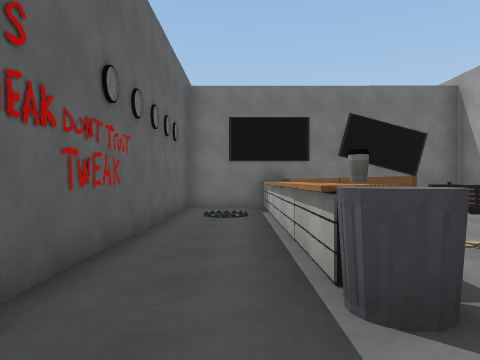
View 1 (above)

24 first-person views from a walk through a scene from a Unity 3-D project. The camera is 1.5 m above the floor, looks level and sees 70° across. Doors are open. The floor is counted in squares, 2 m on a side. Each view is taken from the middle of a square. On the plan, view 1 faces up. The plan holds only what a view shows up to about 11 squares ahead; the rest is blank. The place goes on beyond the plan. Some animated figures are left out. Some surface patterns are stand-ins.

View 2
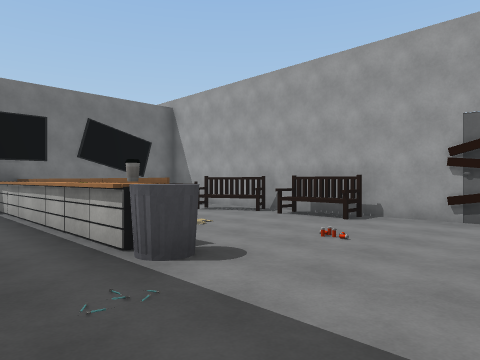

View 3
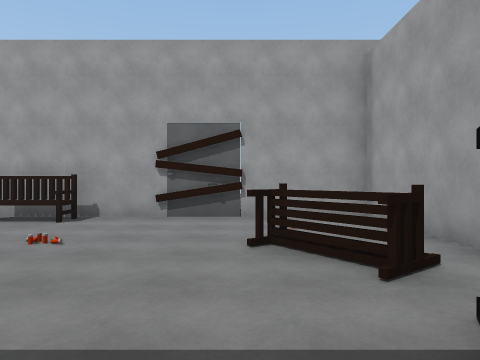

View 4
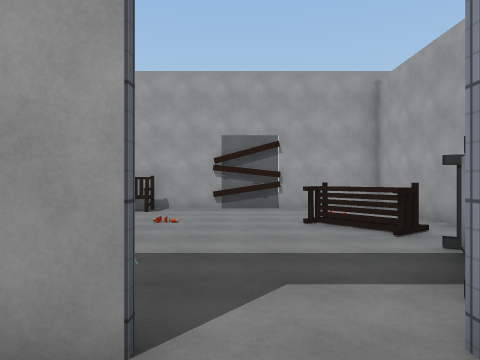

View 5
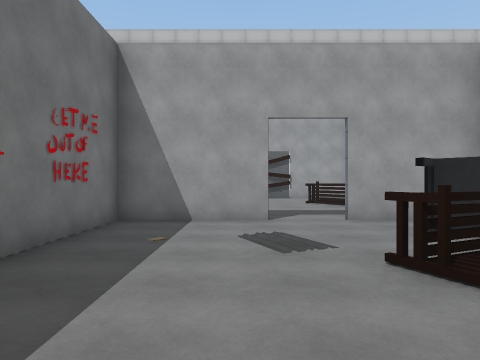

View 6
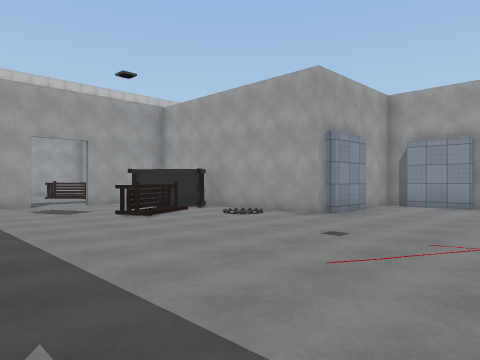

View 7
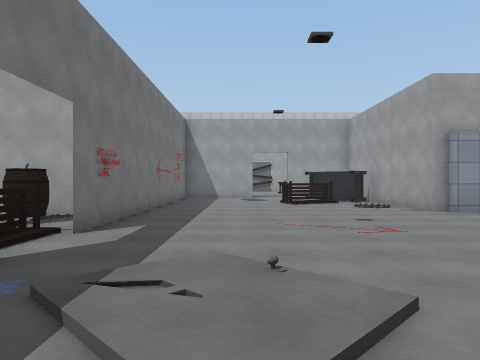

View 8
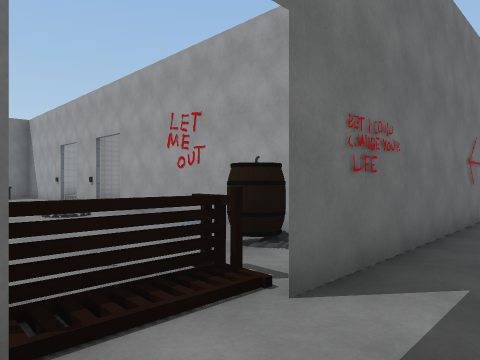

View 9
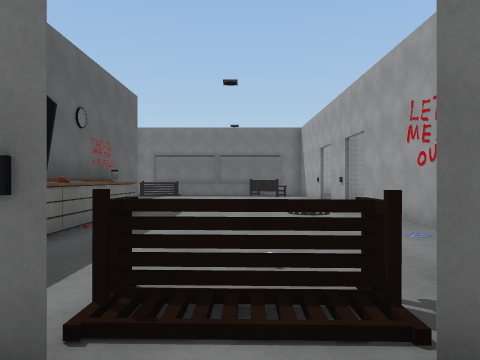

View 10
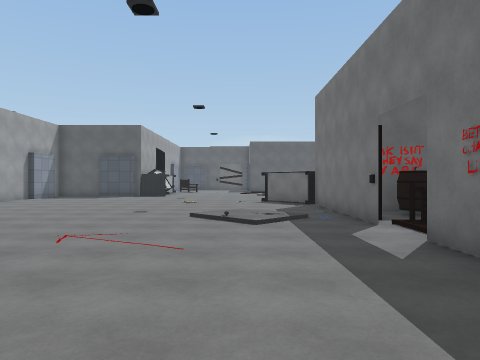

View 11
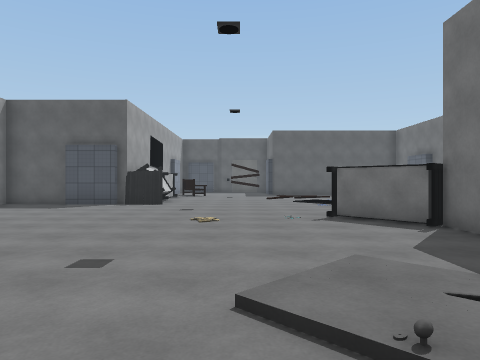

View 12
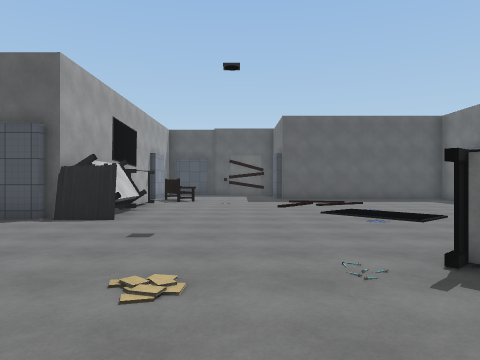

View 13
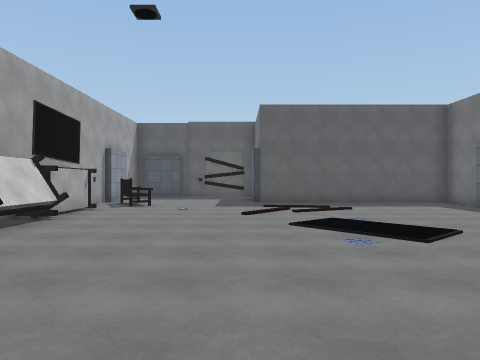

View 14
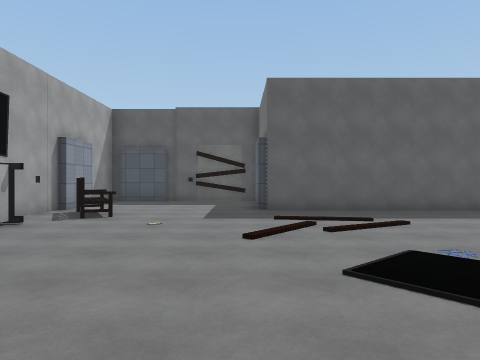

View 15
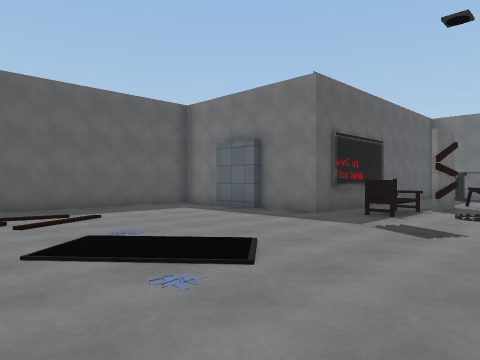

View 16
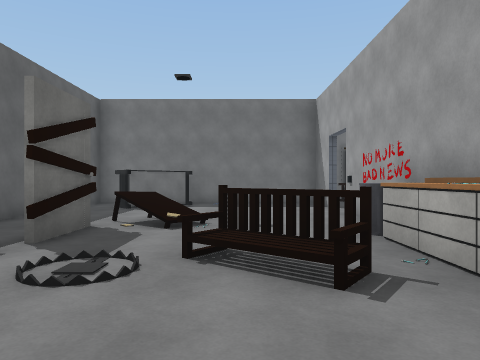

View 17
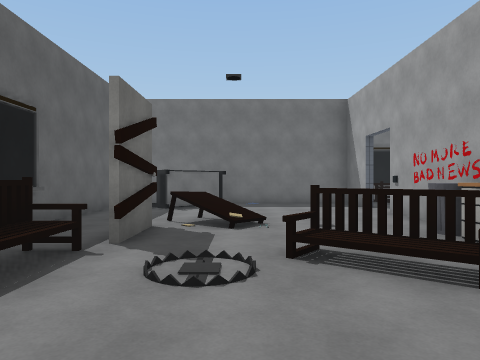

View 18
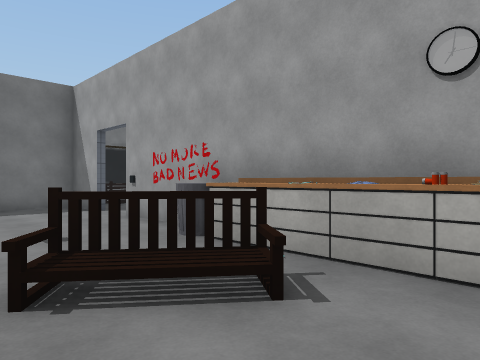

View 19
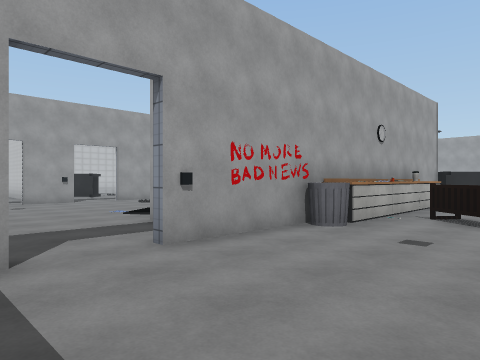

View 20
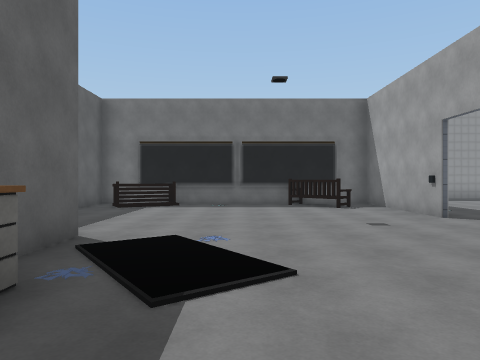

View 21
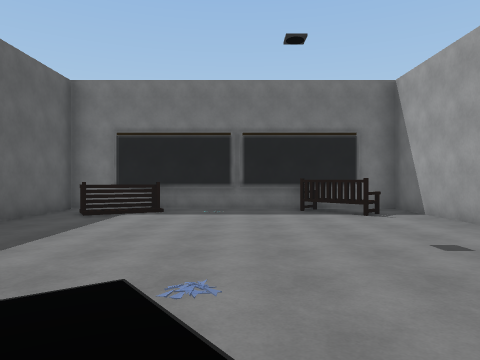

View 22
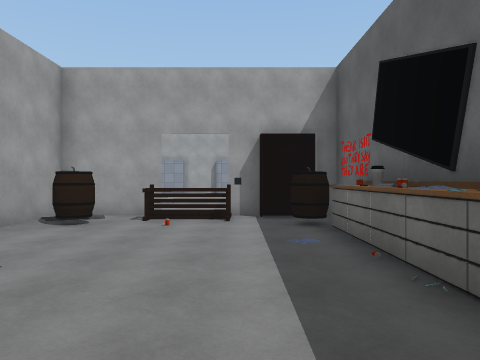

View 23
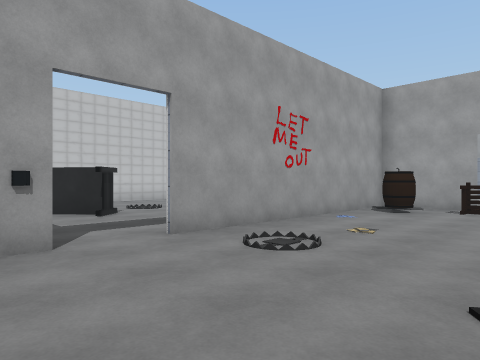

View 24
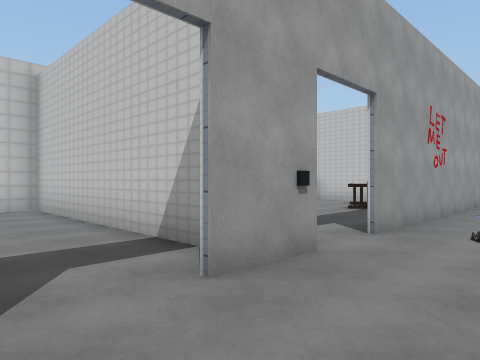

### Floor plan
Points are (right, up) in squares from view 1. A wall is a line through its corners. A room is listed if a view was taken in it or the views show most of it. See-through windows are left out.
Room 1 (views 1, 2, 3)
walls: (6, 0.4) (6, 9.4) (-1.5, 9.4) (-1.5, 2); (2.6, -3.6) (6, -3.6) (6, -1.4)
ways out: open door at (-2, -0.5) to room 2
objects: other object (-1, -3) to (0, -2); other object (1, 2); other object (1, 3); other object (1, 4); other object (1, 5); other object (1, 6); other object (1, 7); other object (1, 8); other object (1, 9); other object (2, -2) to (3, -1); other object (5, 3); other object (5, 5) to (5, 6); other object (5, 8) to (5, 9); other object (6, -1); other object (6, 0)
Room 2 (views 4, 5, 6, 7, 8, 9, 10, 11, 12, 13, 14, 15, 16, 17, 18, 19, 20, 21, 22, 23, 24)
walls: (-17.6, 3.9) (-17.6, 5); (-15.2, 4.5) (-15.2, 3.2); (-17.6, 7.5) (-17.6, 13.9); (-14.4, 3.3) (-17.5, 3.3); (-18.2, 9.4) (-18.2, 10.5); (-26.1, 7.7) (-27.7, 7.7); (-22.6, -3.7) (-22.6, -5.4); (-15.2, 12.6) (-15.2, 10.9); (-24.3, 11.9) (-24.3, 8.8); (-22.8, -5.4) (-22.8, -7.4); (-28, 7.9) (-29, 7.9); (-17.6, 15.2) (-17.6, 16.9) (-21.7, 16.9); (-29.4, 7.1) (-29.4, 1.6); (-30.1, 1.5) (-30.7, 1.5); (-8, -3.6) (-3.9, -3.6); (-10.1, -7.1) (-8.5, -7.1); (-8.1, -5.5) (-8.1, -3.9); (-29.6, -3.5) (-27.9, -3.5); (-23.6, 16.9) (-24.5, 16.9) (-24.5, 7.9) (-26.2, 7.9); (-9, 15.4) (-9, 18.8) (-17.4, 18.8) (-17.4, 16.1); (-31.1, -3.3) (-29.5, -3.3); (-7.9, -7.3) (-7.9, -5.9); (-10, 18.6) (-15, 18.6); (-1.6, 0.4) (-1.6, 3.3) (-11.4, 3.3) (-9, 3.3) (-9, 10.4); (-1.6, -2.5) (-1.6, -1)
ways out: open door at (-2, -0.5) to room 1; opening at (-9.5, 12); opening at (-9, 14.5); opening at (-2, 3); open door at (-18, 15); open door at (-9.5, 10.5); open door at (-9.5, 13)
objects: other object (-29, -2) to (-28, -2); other object (-26, -3) to (-25, -3); other object (-24, -3) to (-23, -3); other object (-23, 8) to (-23, 9); other object (-23, 15) to (-22, 16); other object (-22, 10); other object (-22, 11) to (-22, 12); other object (-22, 13); other object (-20, 9) to (-19, 10); other object (-19, 2) to (-18, 3); other object (-18, 11); other object (-16, 18) to (-15, 18); other object (-15, 5); other object (-15, 6); other object (-15, 7); other object (-15, 10); other object (-14, 3); other object (-14, 5); other object (-14, 8); other object (-14, 9); other object (-14, 10); other object (-13, 3); other object (-12, 4) to (-11, 4); other object (-11, 18) to (-10, 18); other object (-10, 4) to (-10, 5); other object (-9, 12); other object (-9, 15); other object (-5, -3) to (-3, -2); other object (-5, -2) to (-4, -1)

Where each view was taken, in squares from view 1:
view 1: 0 up, 0 right, facing up
view 2: 1 down, 1 left, facing up-right
view 3: 1 down, 1 left, facing right
view 4: 0 up, 3 left, facing right
view 5: 1 up, 8 left, facing right
view 6: 3 up, 12 left, facing down-right
view 7: 1 up, 16 left, facing right
view 8: 2 up, 13 left, facing up-right
view 9: 2 up, 12 left, facing up
view 10: 1 up, 7 left, facing left
view 11: 0 up, 12 left, facing left
view 12: 0 up, 16 left, facing left
view 13: 1 up, 18 left, facing left
view 14: 1 up, 21 left, facing left
view 15: 1 up, 20 left, facing up-left
view 16: 6 up, 20 left, facing up
view 17: 6 up, 21 left, facing up
view 18: 7 up, 21 left, facing up-right
view 19: 16 up, 21 left, facing down-right
view 20: 8 up, 13 left, facing up
view 21: 10 up, 13 left, facing up
view 22: 11 up, 13 left, facing down
view 23: 13 up, 13 left, facing down-right
view 24: 15 up, 11 left, facing down-right
